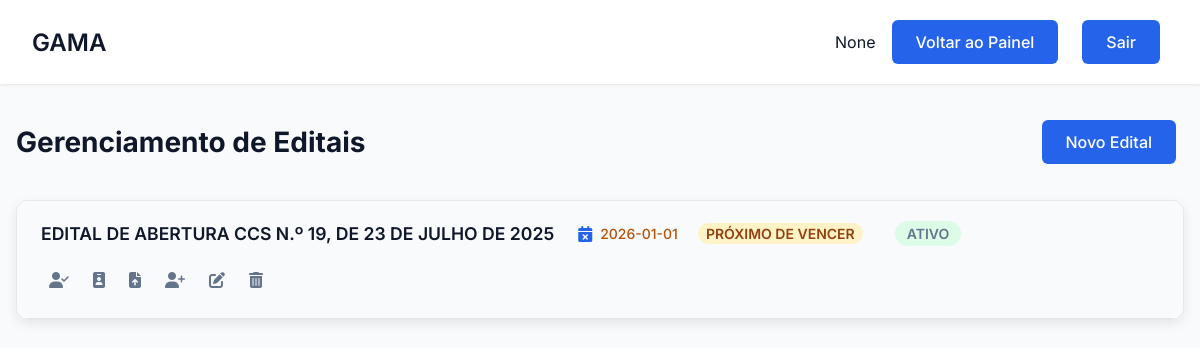
The app's page /edital/painel, older data.
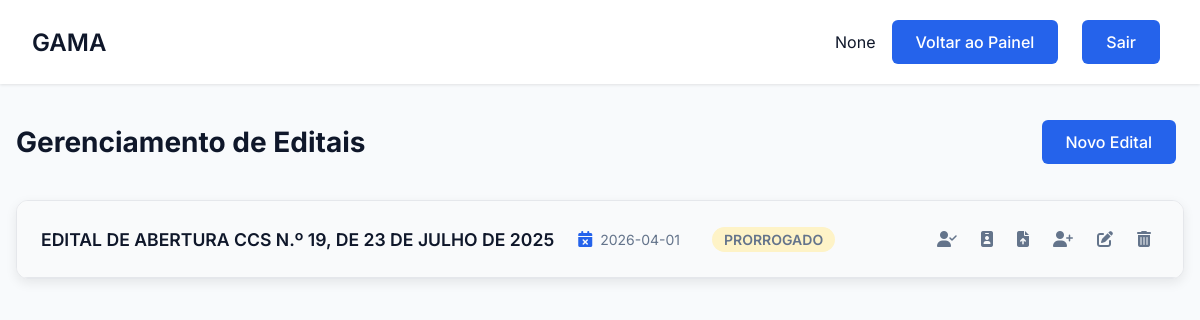
The same page, newer data.
### tables this page shows
CREATE TABLE Edital (
        id_edital INTEGER PRIMARY KEY AUTOINCREMENT,
        numero_edital TEXT NOT NULL UNIQUE,
        data_edital DATE NOT NULL,
        data_publicacao DATE NOT NULL,
        vencimento_edital DATE NOT NULL,
        prazo_prorrogacao INTEGER,
        status TEXT NOT NULL CHECK (status IN ('ativo', 'inativo', 'prorrogado'))
    );

### gama/routes/edital_routes.py (the view)
@edital_bp.route('/painel')
def painel():
    if not check_admin():
        flash('Acesso negado. Apenas administradores podem gerenciar editais.', 'error')
        return redirect(url_for('auth.login'))
    editais_raw = Edital.get_all()
    editais_com_status_vencimento = []
    hoje = date.today()
    tres_meses_frente = hoje + timedelta(days=90)
    for edital_tuple in editais_raw:
        edital_lista = list(edital_tuple)
        status_vencimento = 'ok'
        try:
            data_vencimento = datetime.strptime(edital_lista[4], '%Y-%m-%d').date()
            if data_vencimento < hoje:
                status_vencimento = 'vencido'
            elif hoje <= data_vencimento <= tres_meses_frente:
                status_vencimento = 'proximo'
        except (ValueError, TypeError):
            pass
        edital_lista.append(status_vencimento)
        editais_com_status_vencimento.append(edital_lista)
    candidatos_agrupados = {}
    candidatos_simples = {}
    for edital in editais_com_status_vencimento:
        todos_candidatos_do_edital = Candidato.get_by_edital(edital[0])
        candidatos_simples[edital[0]] = todos_candidatos_do_edital
        candidatos_agrupados_por_cargo = defaultdict(list)
        for candidato in todos_candidatos_do_edital:
            nome_cargo = candidato[11]
            candidatos_agrupados_por_cargo[nome_cargo].append(candidato)
        candidatos_agrupados[edital[0]] = dict(sorted(candidatos_agrupados_por_cargo.items()))
    opcoes_unidade = Opcao.get_por_tipo('unidade')
    return render_template(
        'edital.html',
        nome=session.get('nome'),
        editais=editais_com_status_vencimento,
        candidatos_por_edital_agrupado=candidatos_agrupados,
        candidatos_por_edital_simples=candidatos_simples,
        opcoes_unidade=opcoes_unidade
    )

### app.py (called while the page is built)
@app.before_request
def make_session_permanent():
    session.permanent = True

### gama/database/database.py (called while the page is built)
def conectar():
    diretorio_db = "gama/database"
    if not os.path.exists(diretorio_db):
        os.makedirs(diretorio_db)
    return sqlite3.connect(f"{diretorio_db}/editais.db")

### gama/models/candidato.py (called while the page is built)
    @staticmethod
    def get_by_edital(id_edital):
        conn = conectar()
        cursor = conn.cursor()
        try:
            query = """
                SELECT
                    cand.id_candidato, cand.nome, cand.numero_inscricao, cand.nota, cand.id_cargo,
                    cand.classificacao, cand.pcd, cand.cotista, cand.situacao, cand.data_posse,
                    cand.id_edital,
                    carg.nome_cargo, carg.padrao_vencimento,
                    cand.portaria, cand.lotacao
                FROM Candidato cand
                JOIN Cargo carg ON cand.id_cargo = carg.id_cargo
                WHERE cand.id_edital = ?
                ORDER BY cand.classificacao ASC
            """
            cursor.execute(query, (id_edital,))
            return cursor.fetchall()
        finally:
            conn.close()

### gama/templates/edital.html (shortened to what the changed rows need)
<!DOCTYPE html>
<html lang="pt-BR">
<head>
    <link rel="stylesheet" href="{{ url_for('static', filename='css/estilo.css') }}">
    <link rel="stylesheet" href="{{ url_for('static', filename='css/dashboard.css') }}">
    <link rel="stylesheet" href="{{ url_for('static', filename='css/gerenciar_editais.css') }}">
    <link rel="stylesheet" href="https://cdnjs.cloudflare.com/ajax/libs/font-awesome/6.5.0/css/all.min.css">
</head>
<body>
    <div class="dashboard">
        <header class="dashboard-header">
            <nav class="dashboard-nav container">
                <h1 class="dashboard-title">GAMA</h1>
            </nav>
        </header>
        <main class="dashboard-content container">
            <div class="section-header">
                <h2 class="page-title">Gerenciamento de Editais</h2>
            </div>
            {% for edital in editais %}
            <div class="edital-card" id="edital-{{ edital[0] }}">
                <div class="edital-header" onclick="toggleContent('body-edital-{{ edital[0] }}', this)">
                    <div class="edital-info">
                        <strong>{{ edital[1] }}</strong>
                        {% set status_vencimento = edital[7] %}
                        <span class="status-vencimento {{ status_vencimento }}" title="Data de Vencimento">
                            <i class="fas fa-calendar-times"></i> {{ edital[4] }}
                            {% if status_vencimento == 'proximo' %}<span class="aviso-lateral proximo">Próximo de vencer</span>{% endif %}
                        </span>
                        <span title="Status">
                            {% if edital[6] == 'ativo' %}<span class="badge badge-success">Ativo</span>
                            {% elif edital[6] == 'inativo' %}<span class="badge badge-danger">Inativo</span>
                            {% else %}<span class="badge badge-warning">Prorrogado</span>{% endif %}
                        </span>
                    </div>
                    <div class="actions">
                        <button class="icon-button" title="Nomear em Lote" onclick="event.stopPropagation(); openNomearLoteModal({{ edital[0] }});"><i class="fas fa-user-check"></i></button>
                        <button class="icon-button" title="Empossar em Lote (marcar nomeados como empossados)" onclick="event.stopPropagation(); openEmpossarLoteModal({{ edital[0] }});"><i class="fas fa-id-badge"></i></button>
                        <button class="icon-button" title="Adicionar em Lote" onclick="event.stopPropagation(); openLoteModal({{ edital[0] }});"><i class="fas fa-file-upload"></i></button>
                        <button class="icon-button" title="Adicionar Candidato" onclick="event.stopPropagation(); openCandidatoModal(null, {{ edital[0] }});"><i class="fas fa-user-plus"></i></button>
                        <button class="icon-button" title="Editar Edital" data-edital='{{ edital|tojson }}' onclick="event.stopPropagation(); openEditalModal(this)"><i class="fas fa-edit"></i></button>
                        <form action="{{ url_for('edital.remover_edital', id_edital=edital[0]) }}" method="POST" onsubmit="return confirm('Atenção! Isso removerá o edital e todos os seus candidatos. Deseja continuar?');" style="display: inline;">
                            <button type="submit" class="icon-button" title="Remover Edital"><i class="fas fa-trash-alt"></i></button>
                        </form>
                    </div>
                </div>
            </div>
            {% else %}
                <div class="empty-state"><i class="fas fa-file-excel"></i><p>Nenhum edital encontrado.</p></div>
            {% endfor %}
        </main>
    </div>
</body>
</html>

Row changes from the older to the newer data that the page shows:
changed Edital: vencimento_edital "2026-01-01" → "2026-04-01"; status "ATIVO" → "PRORROGADO"; no longer shows "PRÓXIMO DE VENCER"
